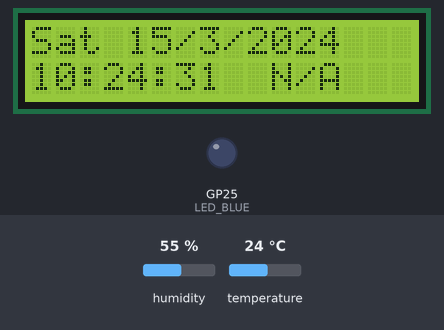
A program run on a simulated Raspberry Pi Pico running MicroPython. Parts: 16×2 character LCD, output pins drawn as LEDs (lit = HIGH). Inputs (shaded band) come from the test bench; at power-on: temperature 24 °C, humidity 55 %. The clock reads 2024-03-15 10:24:30 at power-on unless the program sets it.

Above: at 1.2 s.
1.3 s: temperature set to 12 °C
At 4.1 s:
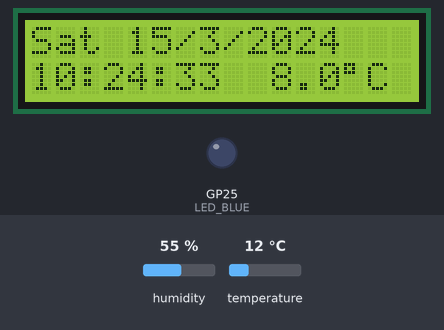
8.8 s: temperature set to 19 °C
At 10.0 s:
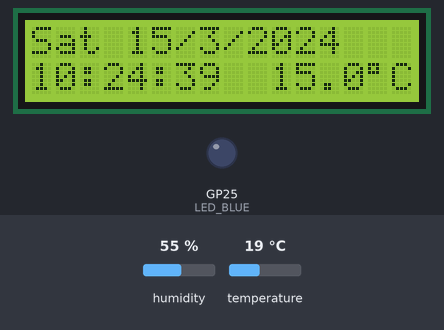
13.3 s: temperature set to 12 °C
At 16.0 s:
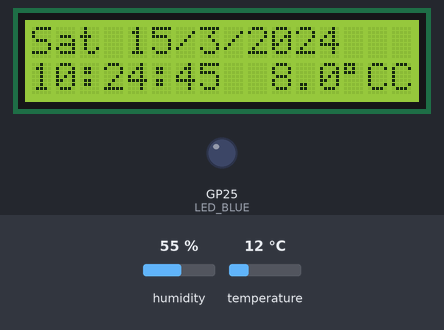
Timing chart, 0 to 25.6 s (numbered marks = the images above; inputs shaded):
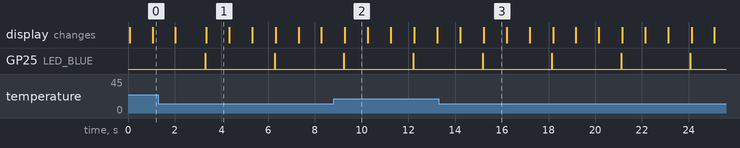

The program:

Display_temp.py
```python
from machine import Pin, I2C
import utime
import ds1302  # DS1302 RTC Library
from i2c_lcd import I2cLcd
import dht

LED_BLUE = Pin("LED", Pin.OUT)

# DS1302 RTC (GPIO Pins: RS, DATA, CLK)
rtc = ds1302.DS1302(Pin(16), Pin(17), Pin(18))

# LCD
i2c = I2C(0, sda=Pin(0), scl=Pin(1), freq=400000)
lcd = I2cLcd(i2c, 0x27, 2, 16)
lcd.clear()

# Gives back the weekday
DAYS = ["Mon", "Tue", "Wed", "Thu", "Fri", "Sat", "Sun"]

# DHT22 Sensor
dht_pin = Pin(15, Pin.IN, Pin.PULL_UP)
dht22 = dht.DHT22(dht_pin)

# **ONLY SET THE TIME ONCE, THEN COMMENT OUT THIS LINE**
# rtc.date_time((2025, 2, 14, 4, 10, 10, 00))  # (Year, Month, Day, DayOfWeek, Hour, Min, Sec)

last_temp_read_time = utime.time()  # Get last temperature read time
goodTemp = "N/A"  # So it displays something in the beginning


def get_rtc_time():
    year, month, day, weekday, hour, minute, second = rtc.date_time()
    date_str = "{} {}/{}/{}".format(DAYS[weekday], day, month, year)
    time_str = "{:02}:{:02}:{:02}".format(hour, minute, second)
    return date_str, time_str


def read_inside_temp():
    global last_temp_read_time, goodTemp

    current_time = utime.time()
    if current_time - last_temp_read_time >= 3:  # Read every 3 seconds
        try:
            LED_BLUE.value(1)
            dht22.measure()  # Get measurement
            insideTemp = dht22.temperature()  # Get temperature
            LED_BLUE.value(0)
            if insideTemp is not None:
                goodTemp = "{:.1f}{}C".format(insideTemp - 4, "\xDF")  # Adjust temp and display degree sign
            else:
                goodTemp = "N/A"
        except Exception as e:
            print("Error", e)
            goodTemp = "N/A"
            LED_BLUE.value(0)

        last_temp_read_time = current_time  # Reset timer


def update_lcd():
    date_str, time_str = get_rtc_time()

    lcd.move_to(0, 0)
    lcd.putstr(date_str)  # Display date

    lcd.move_to(0, 1)
    lcd.putstr(time_str)  # Display time

    lcd.move_to(10, 1)
    lcd.putstr(goodTemp)  # Display temperature


# Main Loop
while True:
    read_inside_temp()
    update_lcd()  # Refresh LCD
    utime.sleep(0.3)
```

Measured:
- after the input at 13.3 s, the display: first differs from a run without the input after 1.9 s (image 3)
- by itself, GP25 (LED_BLUE): alternates HIGH for 0.02 s and LOW for 2.9 s
- what the display in image 1 shows lasts 0.9 s, from 3.4 s to 4.3 s
